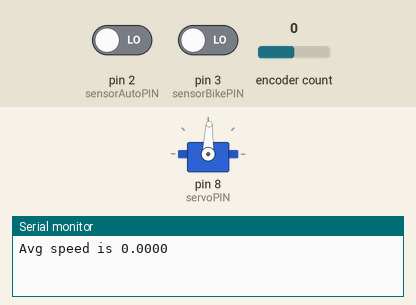
Bench run of a sketch on a simulated Arduino Uno, built with avr-gcc and run on an emulated ATmega328P. Parts: servo, the last lines printed to the serial monitor. The inputs (shaded band) are chosen by the test bench; at power-on: encoder count 0, pin 2 (sensorAutoPIN) LOW, pin 3 (sensorBikePIN) LOW. Random numbers use the default seed unless the sketch sets one.

Above: at 1.2 s.
1.3 s: encoder count set to 1
At 2.8 s:
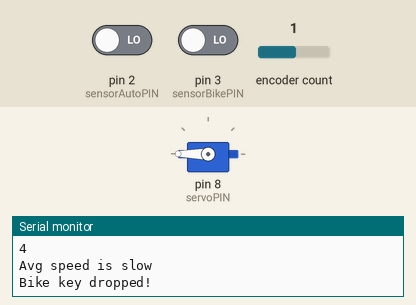
3.5 s: pin 2 (sensorAutoPIN) driven HIGH
6.5 s: pin 2 (sensorAutoPIN) driven LOW
Timing chart, 0 to 9.5 s (numbered marks = the images above; inputs shaded):
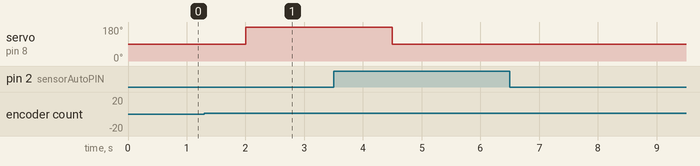

Measured:
- after the input at 1.3 s, servo on pin 8 (servoPIN): 88° → 180° after 0.70 s

The sketch:

mk2-choice-machine.ino
```cpp
#include <Encoder.h>
#include <Servo.h>

const int DT = 5;
const int CLK = 6;
const int SW = 2;

const int servoPIN = 8;
const int sensorAutoPIN = 2;
const int sensorBikePIN = 3;

//int tAutoStatus = 0;
//int tBikeStatus = 0;

const int posNeutral = 88;
const int posAutoDropped = 0;
const int posBikeDropped = 180;

Encoder myEncoder(DT, CLK);
Servo servo;

const unsigned long timePeriod = 1000;
unsigned long startTime;
long startPosition;
long prevPosition;
float currentSpeed;
bool keyDropping = false;
int pause = 0;
boolean keyIsLifted = false;

void setup() {
  pinMode(sensorAutoPIN, INPUT);
  pinMode(sensorBikePIN, INPUT);
  servo.attach(servoPIN);
  servo.write(posNeutral);
  Serial.begin(9600);
  startPosition = myEncoder.read();
  prevPosition = startPosition;
  startTime = millis();
}

void loop() {
  unsigned long now = millis();
  long newPosition = myEncoder.read();

  if(pause > 0 || keyIsLifted){
    isKeyLifted();
    if (now - startTime >= timePeriod ){
      Serial.println("paused …");
      startTime = now;
      prevPosition = newPosition;
      pause--;
    }
  } else {

    if (now - startTime >= timePeriod ) {
      // time to calculate average encoder speed
      float speed = abs( (newPosition - prevPosition) / (float)timePeriod );
      Serial.print("Avg speed is ");
      Serial.println( speed, 4 );

      if (prevPosition <= (newPosition + 4) && speed != 0) {
        Serial.println(newPosition);

        if (!keyDropping) {
          if (currentSpeed <= 0.020) {
            Serial.println( "Avg speed is slow");
            dropKey(40);
            pause = 3;
          } else {
            Serial.println( "Avg speed is FAST!");
            dropKey(60);
            pause = 3;
          }
        }

      }
      prevPosition = newPosition;
      startTime = now;
    }
  }
}


void dropKey(int bikeProbability) {
  long randomNum = random(0, 101);
  keyDropping = true;
  if(randomNum <= 60){
    Serial.println("Bike key dropped!");
    servo.write(posBikeDropped);
    delay(2500);
    isKeyLifted();
    servo.write(posNeutral);
    delay(1000);
  } else {
    Serial.println("Auto key dropped!");
    servo.write(posAutoDropped);
    delay(2500);
    isKeyLifted();
    servo.write(posNeutral);
    delay(1000);
  }
  keyDropping = false;
}

boolean isKeyLifted(){
    int tAutoStatus=digitalRead(sensorAutoPIN);
    int tBikeStatus=digitalRead(sensorBikePIN);
    if(tAutoStatus == LOW){
      Serial.println("Auto key taken");
      keyIsLifted = true;
      return true;
    }
    if(tBikeStatus == LOW){
      Serial.println("Bike key taken");
      keyIsLifted = true;
      return true;
    }
    keyIsLifted = false;
    return false;
}

//  long newPosition = myEncoder.read();
//  if (newPosition != oldPosition) {
//    oldPosition = newPosition;
//    Serial.println(newPosition);
//  }
//  int tAutoStatus=digitalRead(TasterAuto);
//  int tBikeStatus=digitalRead(TasterBike);
//  if (tAutoStatus == LOW){
//    Serial.println("Auto key taken");
//  }
//  if (tBikeStatus == LOW){
//    Serial.println("Bike key taken");
//  }
```
